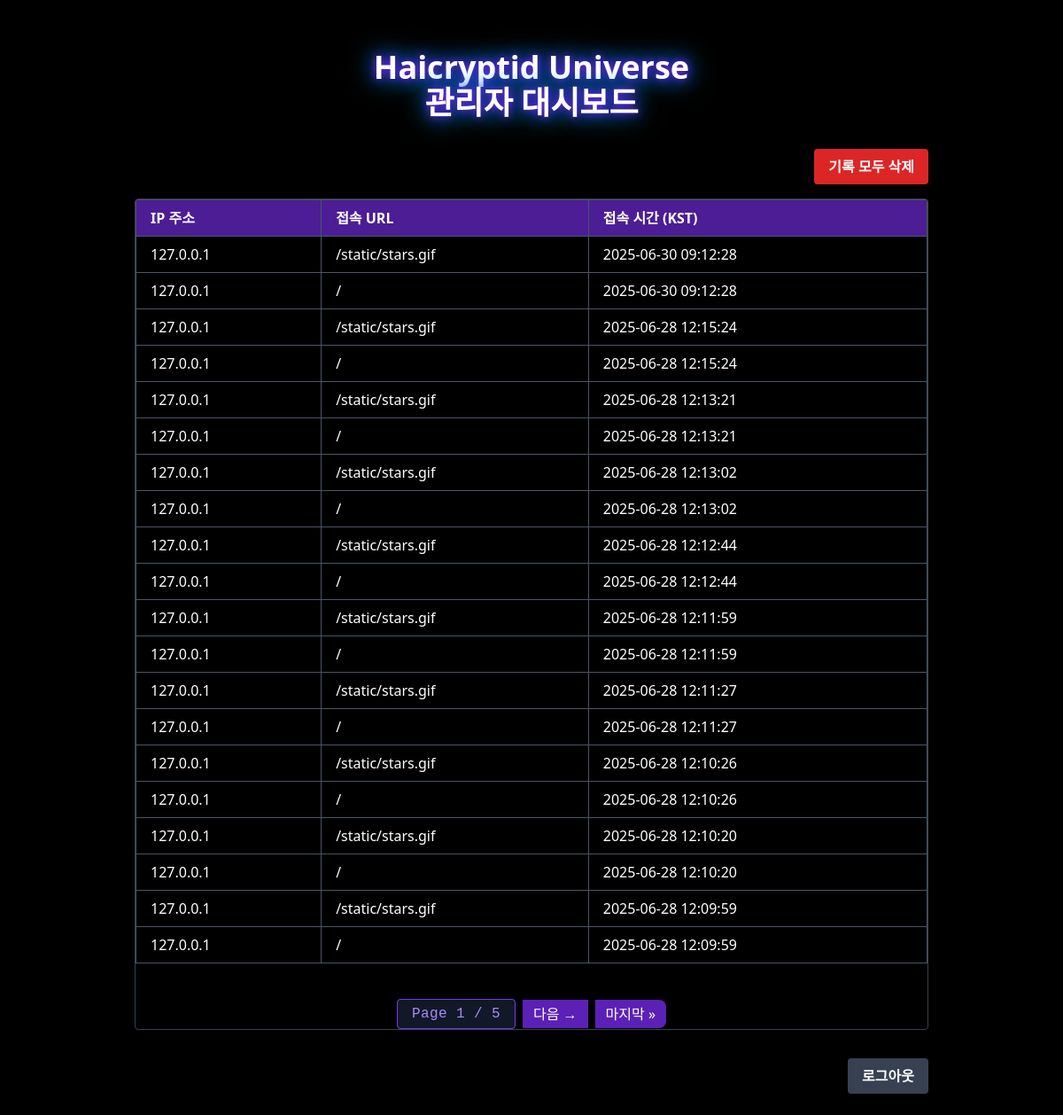
/admin/dashboard (signed in), run on an earlier commit of the app's database.
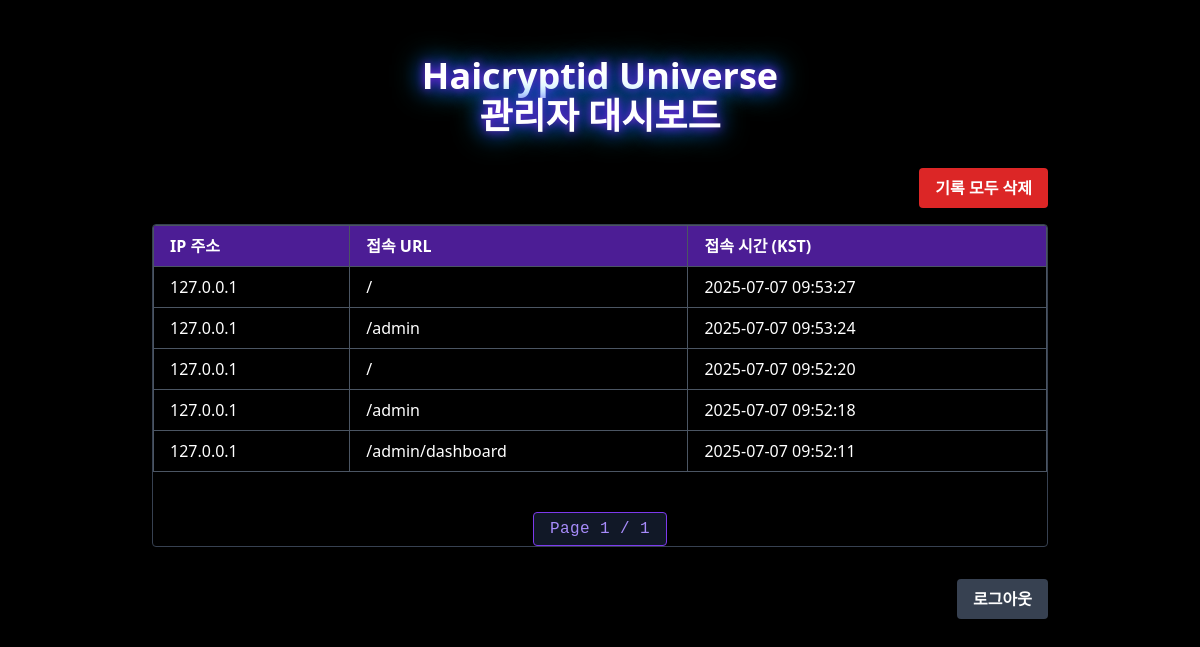
And on a later commit of the database.
### tables this page shows
CREATE TABLE visits_log (
                    id INTEGER PRIMARY KEY AUTOINCREMENT,
                    ip_address TEXT,
                    user_agent TEXT,
                    accessed_url TEXT,
                    timestamp TEXT
                );

### app.py (the view)
@app.route("/admin/dashboard")
def dashboard():
    if not session.get("admin"):
        return redirect(url_for("admin"))
    page = int(request.args.get("page", 1))
    per_page = 20
    offset = (page - 1) * per_page
    conn = sqlite3.connect(DB_PATH)
    c = conn.cursor()
    c.execute("SELECT COUNT(*) FROM visits_log")
    total_logs = c.fetchone()[0]
    total_pages = (total_logs + per_page - 1) // per_page  # 올림
    c.execute("SELECT ip_address, accessed_url, timestamp FROM visits_log ORDER BY timestamp DESC LIMIT ? OFFSET ?", (per_page, offset))
    logs = c.fetchall()
    conn.close()
    logs_kst = []
    for ip, url, timestamp_str in logs:
        utc_dt = datetime.fromisoformat(timestamp_str)
        kst_dt = utc_dt + timedelta(hours=9)
        kst_str = kst_dt.strftime("%Y-%m-%d %H:%M:%S")
        logs_kst.append((ip, url, kst_str))
    return render_template("dashboard.html", logs=logs_kst, page=page, total_pages=total_pages)

### app.py (called while the page is built)
@app.before_request
def track_visit():
    if not (request.path.startswith("/favicon.ico") or request.path.startswith("/static") or request.path.startswith("/admin")):
        log_visit(request.remote_addr, request.user_agent.string, request.path)

### templates/dashboard.html (shortened to what this page needs)
<!DOCTYPE html>
<html lang="ko">
<head>
    <link href="https://cdn.jsdelivr.net/npm/tailwindcss@2.2.19/dist/tailwind.min.css" rel="stylesheet" />
    <link rel="stylesheet" href="{{ url_for('static', filename='style.css') }}" />
</head>
<body class="bg-black text-white min-h-screen flex flex-col items-center p-6">
    <h1 class="text-4xl font-bold mb-8 glow-text">Haicryptid Universe<br>관리자 대시보드</h1>
    <form method="POST" action="{{ url_for('clear_logs') }}" class="mb-4 w-full max-w-4xl flex justify-end">
        <button type="submit" onclick="return confirm('정말 모든 로그를 삭제할까요?');"
            class="bg-red-600 hover:bg-red-800 text-white px-4 py-2 rounded font-semibold">
            기록 모두 삭제
        </button>
    </form>
    <div class="w-full max-w-4xl overflow-x-auto max-h-[400px] overflow-y-auto border border-gray-700 rounded">
        <table class="table-auto w-full text-left border-collapse border border-gray-700">
            <thead>
                <tr class="bg-purple-900 sticky top-0">
                    <th class="border border-gray-600 px-4 py-2">IP 주소</th>
                    <th class="border border-gray-600 px-4 py-2">접속 URL</th>
                    <th class="border border-gray-600 px-4 py-2">접속 시간 (KST)</th>
                </tr>
            </thead>
            <tbody>
                {% for ip, url, timestamp in logs %}
                <tr class="even:bg-gray-800 odd:bg-gray-900">
                    <td class="border border-gray-600 px-4 py-2 break-words max-w-[150px]">{{ ip }}</td>
                    <td class="border border-gray-600 px-4 py-2 break-words max-w-[300px]">{{ url }}</td>
                    <td class="border border-gray-600 px-4 py-2 whitespace-nowrap">{{ timestamp }}</td>
                </tr>
                {% else %}
                <tr>
                    <td colspan="3" class="text-center p-4 text-gray-400 font-semibold">로그가 없습니다.</td>
                </tr>
                {% endfor %}
            </tbody>
        </table>
        <div class="mt-10 flex justify-center items-center space-x-2">
            <span
                class="px-4 py-1 bg-gray-900 text-purple-400 border border-purple-600 rounded font-mono tracking-wide shadow-md">
                Page {{ page }} / {{ total_pages }}
            </span>
            {% if page < total_pages %} <a href="{{ url_for('dashboard', page=page+1) }}"
                class="px-3 py-1 bg-purple-800 text-white hover:bg-purple-700 transition">
                다음 →
                </a>
                <a href="{{ url_for('dashboard', page=total_pages) }}"
                    class="px-3 py-1 bg-purple-800 text-white rounded-r-lg hover:bg-purple-700 transition">
                    마지막 »
                </a>
                {% endif %}
        </div>
    </div>
    <form method="POST" action="{{ url_for('logout') }}" class="mt-8 w-full max-w-4xl flex justify-end">
        <button type="submit" class="bg-gray-700 hover:bg-gray-900 text-white px-4 py-2 rounded font-semibold">
            로그아웃
        </button>
    </form>
</body>
</html>

### static/style.css (style rules this page uses)
body { background: rgb(0, 0, 0) url('/static/stars.gif') repeat; background-size: cover; min-height: 100vh; margin: 0; color: white; font-family: 'Segoe UI', 'Segoe UI', Tahoma, Geneva, Verdana, sans-serif; }
h1 { padding-top: 2rem; margin-bottom: 2rem; text-align: center; }
.glow-text { text-shadow: 0 0 10px #8a2be2, 0 0 20px #00f, 0 0 30px #0ff; transition: text-shadow 0.3s ease; }

What changed in the data, as far as the page shows it:
removed visits_log: ip_address "127.0.0.1", accessed_url "/static/stars.gif", timestamp "2025-06-30 09:12:28"
removed visits_log: ip_address "127.0.0.1", accessed_url "/", timestamp "2025-06-30 09:12:28"
removed visits_log: ip_address "127.0.0.1", accessed_url "/static/stars.gif", timestamp "2025-06-28 12:15:24"
removed visits_log: ip_address "127.0.0.1", accessed_url "/", timestamp "2025-06-28 12:15:24"
removed visits_log: ip_address "127.0.0.1", accessed_url "/static/stars.gif", timestamp "2025-06-28 12:13:21"
removed visits_log: ip_address "127.0.0.1", accessed_url "/", timestamp "2025-06-28 12:13:21"
removed visits_log: ip_address "127.0.0.1", accessed_url "/static/stars.gif", timestamp "2025-06-28 12:13:02"
removed visits_log: ip_address "127.0.0.1", accessed_url "/", timestamp "2025-06-28 12:13:02"
removed visits_log: ip_address "127.0.0.1", accessed_url "/static/stars.gif", timestamp "2025-06-28 12:12:44"
removed visits_log: ip_address "127.0.0.1", accessed_url "/", timestamp "2025-06-28 12:12:44"
removed visits_log: ip_address "127.0.0.1", accessed_url "/static/stars.gif", timestamp "2025-06-28 12:11:59"
removed visits_log: ip_address "127.0.0.1", accessed_url "/", timestamp "2025-06-28 12:11:59"
removed visits_log: ip_address "127.0.0.1", accessed_url "/static/stars.gif", timestamp "2025-06-28 12:11:27"
removed visits_log: ip_address "127.0.0.1", accessed_url "/", timestamp "2025-06-28 12:11:27"
removed visits_log: ip_address "127.0.0.1", accessed_url "/static/stars.gif", timestamp "2025-06-28 12:10:26"
removed visits_log: ip_address "127.0.0.1", accessed_url "/", timestamp "2025-06-28 12:10:26"
removed visits_log: ip_address "127.0.0.1", accessed_url "/static/stars.gif", timestamp "2025-06-28 12:10:20"
removed visits_log: ip_address "127.0.0.1", accessed_url "/", timestamp "2025-06-28 12:10:20"
removed visits_log: ip_address "127.0.0.1", accessed_url "/static/stars.gif", timestamp "2025-06-28 12:09:59"
removed visits_log: ip_address "127.0.0.1", accessed_url "/", timestamp "2025-06-28 12:09:59"
added visits_log: ip_address "127.0.0.1", accessed_url "/", timestamp "2025-07-07 09:53:27"
added visits_log: ip_address "127.0.0.1", accessed_url "/admin", timestamp "2025-07-07 09:53:24"
added visits_log: ip_address "127.0.0.1", accessed_url "/", timestamp "2025-07-07 09:52:20"
added visits_log: ip_address "127.0.0.1", accessed_url "/admin", timestamp "2025-07-07 09:52:18"
added visits_log: ip_address "127.0.0.1", accessed_url "/admin/dashboard", timestamp "2025-07-07 09:52:11"
Also different on the page:
{{ total_pages }}: "5" → "1"
text no longer shown: "다음 → 마지막 »"
